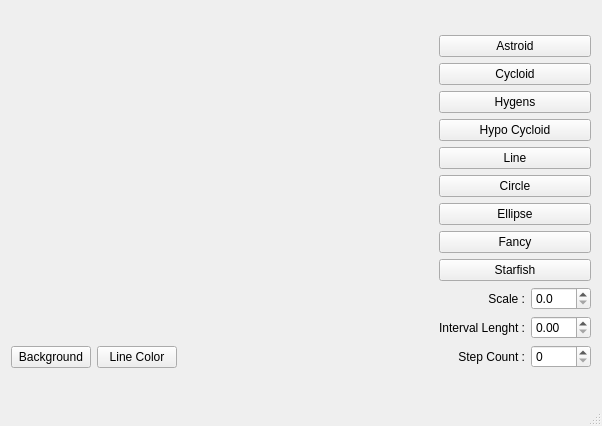
<?xml version="1.0" encoding="UTF-8"?>
<ui version="4.0">
 <class>MainWindow</class>
 <widget class="QMainWindow" name="MainWindow">
  <property name="geometry">
   <rect>
    <x>0</x>
    <y>0</y>
    <width>602</width>
    <height>426</height>
   </rect>
  </property>
  <property name="windowTitle">
   <string>MainWindow</string>
  </property>
  <widget class="QWidget" name="centralWidget">
   <layout class="QGridLayout" name="gridLayout">
    <item row="0" column="0">
     <layout class="QVBoxLayout" name="verticalLayout_2">
      <item>
       <widget class="RenderArea" name="renderArea" native="true"/>
      </item>
      <item>
       <layout class="QHBoxLayout" name="horizontalLayout_4">
        <item>
         <widget class="QPushButton" name="btnBackground">
          <property name="text">
           <string>Background</string>
          </property>
         </widget>
        </item>
        <item>
         <widget class="QPushButton" name="btnLineColor">
          <property name="text">
           <string>Line Color</string>
          </property>
         </widget>
        </item>
        <item>
         <spacer name="horizontalSpacer">
          <property name="orientation">
           <enum>Qt::Horizontal</enum>
          </property>
          <property name="sizeHint" stdset="0">
           <size>
            <width>108</width>
            <height>20</height>
           </size>
          </property>
         </spacer>
        </item>
       </layout>
      </item>
     </layout>
    </item>
    <item row="0" column="1">
     <layout class="QVBoxLayout" name="verticalLayout">
      <item>
       <widget class="QPushButton" name="btnAstroid">
        <property name="text">
         <string>Astroid</string>
        </property>
       </widget>
      </item>
      <item>
       <widget class="QPushButton" name="btnCycloid">
        <property name="text">
         <string>Cycloid</string>
        </property>
       </widget>
      </item>
      <item>
       <widget class="QPushButton" name="btnHygens">
        <property name="text">
         <string>Hygens</string>
        </property>
       </widget>
      </item>
      <item>
       <widget class="QPushButton" name="btnHypo">
        <property name="text">
         <string>Hypo Cycloid</string>
        </property>
       </widget>
      </item>
      <item>
       <widget class="QPushButton" name="btnLine">
        <property name="text">
         <string>Line</string>
        </property>
       </widget>
      </item>
      <item>
       <widget class="QPushButton" name="btnCircle">
        <property name="text">
         <string>Circle</string>
        </property>
       </widget>
      </item>
      <item>
       <widget class="QPushButton" name="btnEllipse">
        <property name="text">
         <string>Ellipse</string>
        </property>
       </widget>
      </item>
      <item>
       <widget class="QPushButton" name="btnFancy">
        <property name="text">
         <string>Fancy</string>
        </property>
       </widget>
      </item>
      <item>
       <widget class="QPushButton" name="btnStarfish">
        <property name="text">
         <string>Starfish</string>
        </property>
       </widget>
      </item>
      <item>
       <layout class="QHBoxLayout" name="horizontalLayout">
        <item>
         <widget class="QLabel" name="label">
          <property name="text">
           <string>Scale :</string>
          </property>
          <property name="alignment">
           <set>Qt::AlignRight|Qt::AlignTrailing|Qt::AlignVCenter</set>
          </property>
         </widget>
        </item>
        <item>
         <widget class="QDoubleSpinBox" name="spinScale">
          <property name="maximumSize">
           <size>
            <width>60</width>
            <height>16777215</height>
           </size>
          </property>
          <property name="decimals">
           <number>1</number>
          </property>
          <property name="maximum">
           <double>150.000000000000000</double>
          </property>
          <property name="singleStep">
           <double>0.100000000000000</double>
          </property>
         </widget>
        </item>
       </layout>
      </item>
      <item>
       <layout class="QHBoxLayout" name="horizontalLayout_2">
        <item>
         <widget class="QLabel" name="label_2">
          <property name="text">
           <string>Interval Lenght :</string>
          </property>
          <property name="alignment">
           <set>Qt::AlignRight|Qt::AlignTrailing|Qt::AlignVCenter</set>
          </property>
         </widget>
        </item>
        <item>
         <widget class="QDoubleSpinBox" name="spinInterval">
          <property name="maximumSize">
           <size>
            <width>60</width>
            <height>16777215</height>
           </size>
          </property>
          <property name="maximum">
           <double>100.000000000000000</double>
          </property>
          <property name="singleStep">
           <double>0.100000000000000</double>
          </property>
         </widget>
        </item>
       </layout>
      </item>
      <item>
       <layout class="QHBoxLayout" name="horizontalLayout_3">
        <item>
         <widget class="QLabel" name="stepCount">
          <property name="text">
           <string>Step Count :</string>
          </property>
          <property name="alignment">
           <set>Qt::AlignRight|Qt::AlignTrailing|Qt::AlignVCenter</set>
          </property>
         </widget>
        </item>
        <item>
         <widget class="QSpinBox" name="spinCount">
          <property name="maximumSize">
           <size>
            <width>60</width>
            <height>16777215</height>
           </size>
          </property>
          <property name="maximum">
           <number>512</number>
          </property>
          <property name="singleStep">
           <number>1</number>
          </property>
         </widget>
        </item>
       </layout>
      </item>
     </layout>
    </item>
   </layout>
  </widget>
  <widget class="QStatusBar" name="statusBar"/>
 </widget>
 <layoutdefault spacing="6" margin="11"/>
 <customwidgets>
  <customwidget>
   <class>RenderArea</class>
   <extends>QWidget</extends>
   <header>renderarea.h</header>
   <container>1</container>
  </customwidget>
 </customwidgets>
 <resources/>
 <connections/>
</ui>
